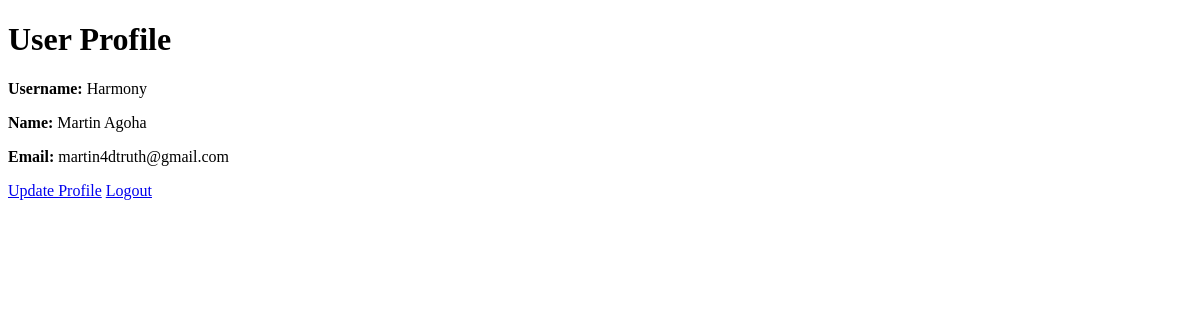
The app's page /profile (signed in), older data.
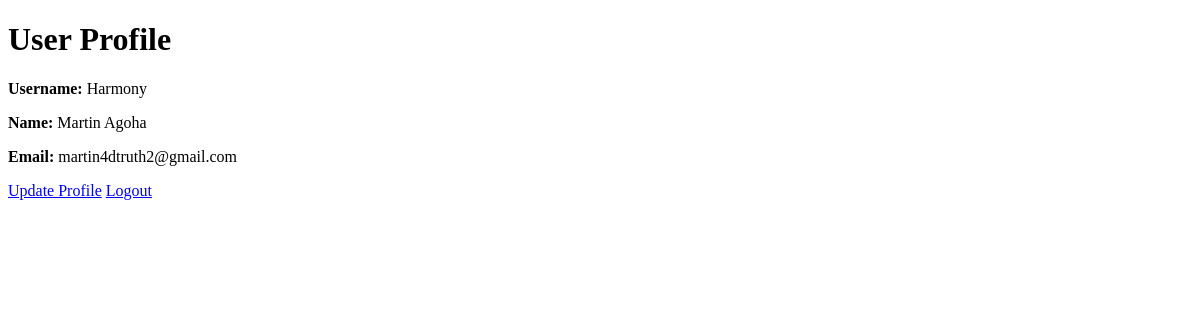
The same page, newer data.
### app.py (models this page shows)
class User(db.Model):
    id = db.Column(db.Integer, primary_key=True)
    username = db.Column(db.String(80), unique=True, nullable=False)
    password_hash = db.Column(db.String(128), nullable=False)
    name = db.Column(db.String(100))  #
    email = db.Column(db.String(120)) #

### app.py (the view)
@app.route('/profile')
def profile():
    if 'user_id' in session:
        user = User.query.get(session['user_id'])
        return render_template('profile.html', user=user)
    return redirect(url_for('login'))

### templates/profile.html (shortened to what this page needs)
<!DOCTYPE html>
<html lang="en">
<head>
</head>
<body>
    <h1>User Profile</h1>
    <p><strong>Username:</strong> {{ user.username }}</p>
    <p><strong>Name:</strong> {{ user.name }}</p>
    <p><strong>Email:</strong> {{ user.email }}</p>
    <a href="{{ url_for('update_profile') }}">Update Profile</a>
    <a href="{{ url_for('logout') }}">Logout</a>
</body>
</html>

Row changes from the older to the newer data that the page shows:
changed User "Harmony": email "martin4dtruth@gmail.com" → "martin4dtruth2@gmail.com"
